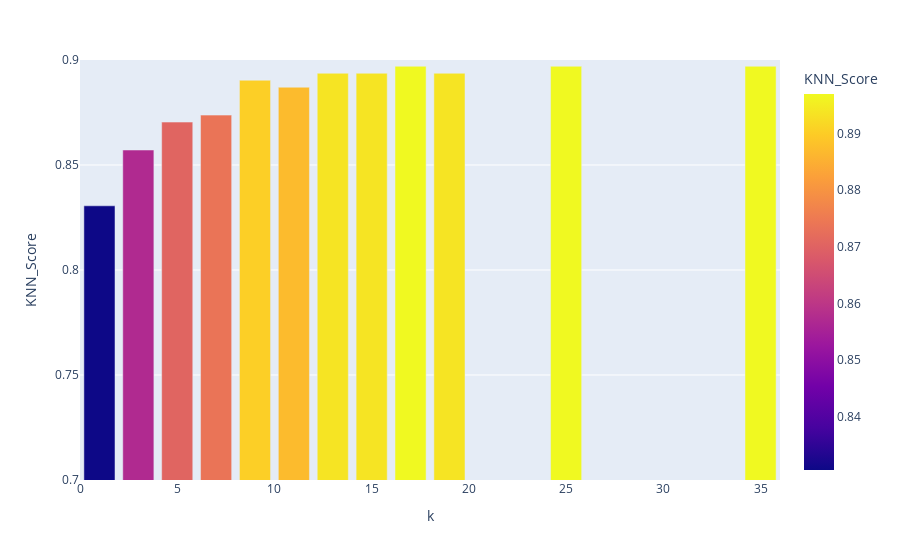

Notebook code cell kept with this figure:
### Code cell
fig = px.bar( df_KNNScore, x = 'k', y = 'KNN_Score', color='KNN_Score', range_y=[0.7,0.9])
fig.show()

### Figure 1 — Plotly figure (JSON) as saved in the notebook; plotly's stock layout.template omitted (floating-point values rounded to 4 significant figures)
{"data": [{"alignmentgroup": "True", "hovertemplate": "k=%{x}<br>KNN_Score=%{marker.color}<extra></extra>", "legendgroup": "", "marker": {"color": [0.8306, 0.8571, 0.8704, 0.8738, 0.8904, 0.887, 0.8937, 0.8937, 0.897, 0.8937, 0.897, 0.897], "coloraxis": "coloraxis", "pattern": {"shape": ""}}, "name": "", "offsetgroup": "", "orientation": "v", "showlegend": false, "textposition": "auto", "type": "bar", "x": [1, 3, 5, 7, 9, 11, 13, 15, 17, 19, 25, 35], "xaxis": "x", "y": [0.8306, 0.8571, 0.8704, 0.8738, 0.8904, 0.887, 0.8937, 0.8937, 0.897, 0.8937, 0.897, 0.897], "yaxis": "y"}], "layout": {"barmode": "relative", "coloraxis": {"colorbar": {"title": {"text": "KNN_Score"}}, "colorscale": [[0, "#0d0887"], [0.1111, "#46039f"], [0.2222, "#7201a8"], [0.3333, "#9c179e"], [0.4444, "#bd3786"], [0.5556, "#d8576b"], [0.6667, "#ed7953"], [0.7778, "#fb9f3a"], [0.8889, "#fdca26"], [1, "#f0f921"]]}, "legend": {"tracegroupgap": 0}, "margin": {"t": 60}, "xaxis": {"anchor": "y", "domain": [0, 1], "title": {"text": "k"}}, "yaxis": {"anchor": "x", "domain": [0, 1], "range": [0.7, 0.9], "title": {"text": "KNN_Score"}}}}
